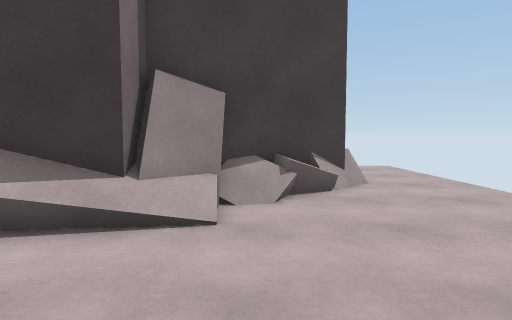
View 1 (above)

13 first-person views from a walk through a 3-D level made in the Unity game engine. The camera is 1.2 m above the floor, tilts 4° down and sees 75° across. The floor is counted in squares, 1 m on a side. Each view is taken from the middle of a square. On the plan, view 1 faces up. The plan holds only what a view shows up to about 14 squares ahead; the rest is blank. The place goes on beyond the plan. The player is left out.

View 2
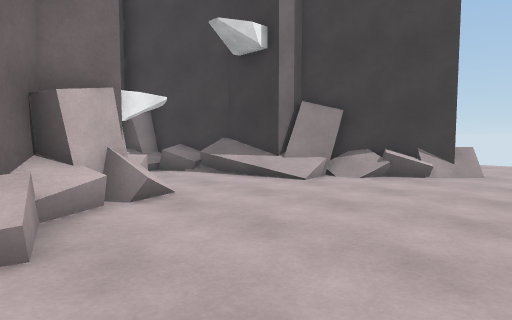

View 3
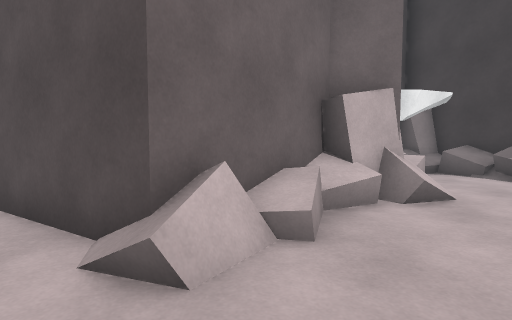

View 4
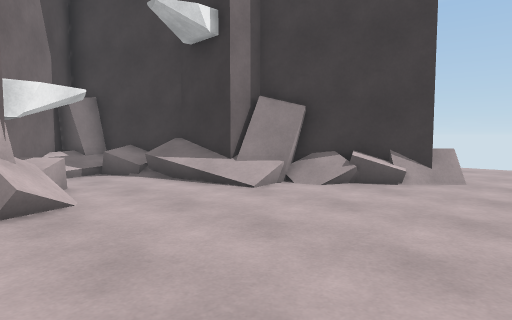

View 5
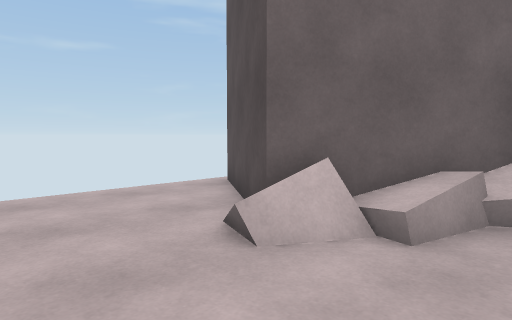

View 6
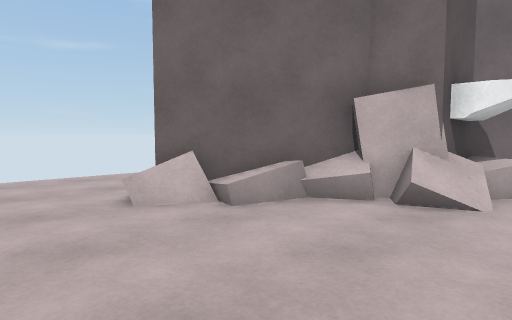

View 7
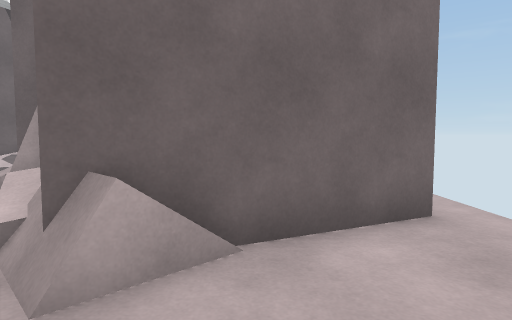

View 8
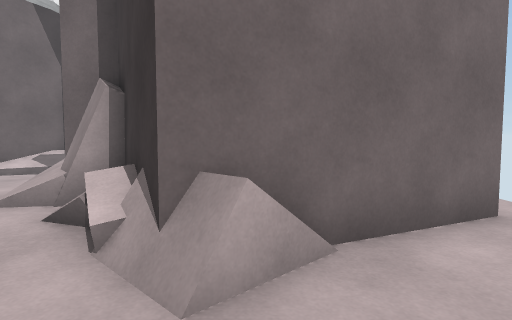

View 9
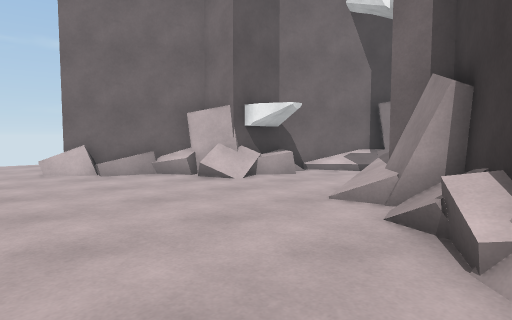

View 10
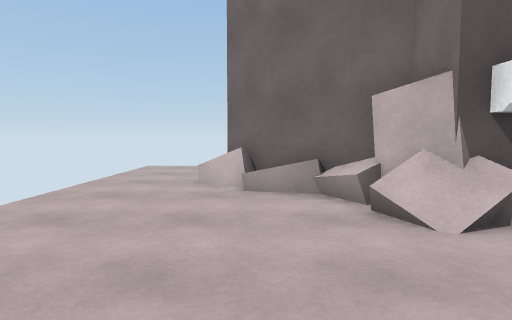

View 11
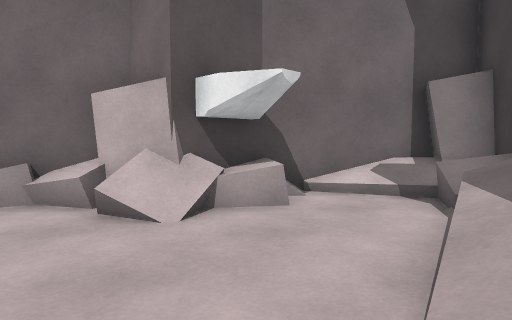

View 12
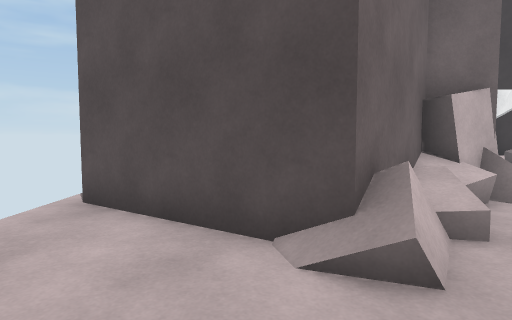

View 13
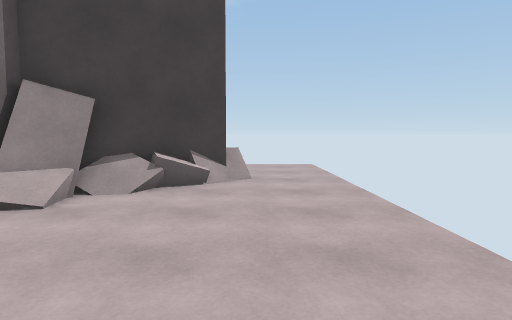

### Floor plan
Points are (right, up) in squares from view 1. A wall is a line through its corners. A room is listed if a view was taken in it or the views show most of it. See-through windows are left out.
Room 1 (views 1, 2, 3, 4, 5, 6, 7, 8, 9, 10, 11, 12, 13)
walls: (-2, 0) (-1.2, -1.4) (-1.8, -1.7); (-2.7, 0.7) (-2.5, 0.4) (-2.5, 0); (-0.5, 6.2) (-1.9, 5.2); (-1.9, 5) (-4.4, 5) (-7.5, 3.5); (-0.8, 6.8) (-0.6, 6.4) (-1.8, 5.6); (-1, 6.8) (-0.4, 5.7); (1.6, 7.9) (-2, 6.2) (-2, 5); (-7.7, 2.4) (-4.2, 0) (-2, 0) (-2, -1.5) (1.8, -4) (-1, -8.2); (0, 12.7) (2.1, 8.4)
low walls: (-0.6, 5.9) (-1.2, 5.5); (-1.4, 5.3) (-1.9, 5)
objects: grey block (-8, 3) to (-7, 3); other object (-6, 3); other object (-4, 1); grey block (-4, 4); other object (-1, -2); other object (-1, 0); other object (0, -2); other object (1, -3); other object (1, 7); other object (2, 8)

Positions as (right, up) in squares from view 1, and headings:
1: (0, 0), facing up
2: (5, -3), facing up-left
3: (5, -3), facing left
4: (5, -1), facing up-left
5: (5, -1), facing down-left
6: (5, 2), facing down-left
7: (5, 10), facing left
8: (5, 9), facing left
9: (5, 8), facing down-left
10: (1, 5), facing down
11: (1, 5), facing down-left
12: (5, -5), facing left
13: (3, -1), facing up
